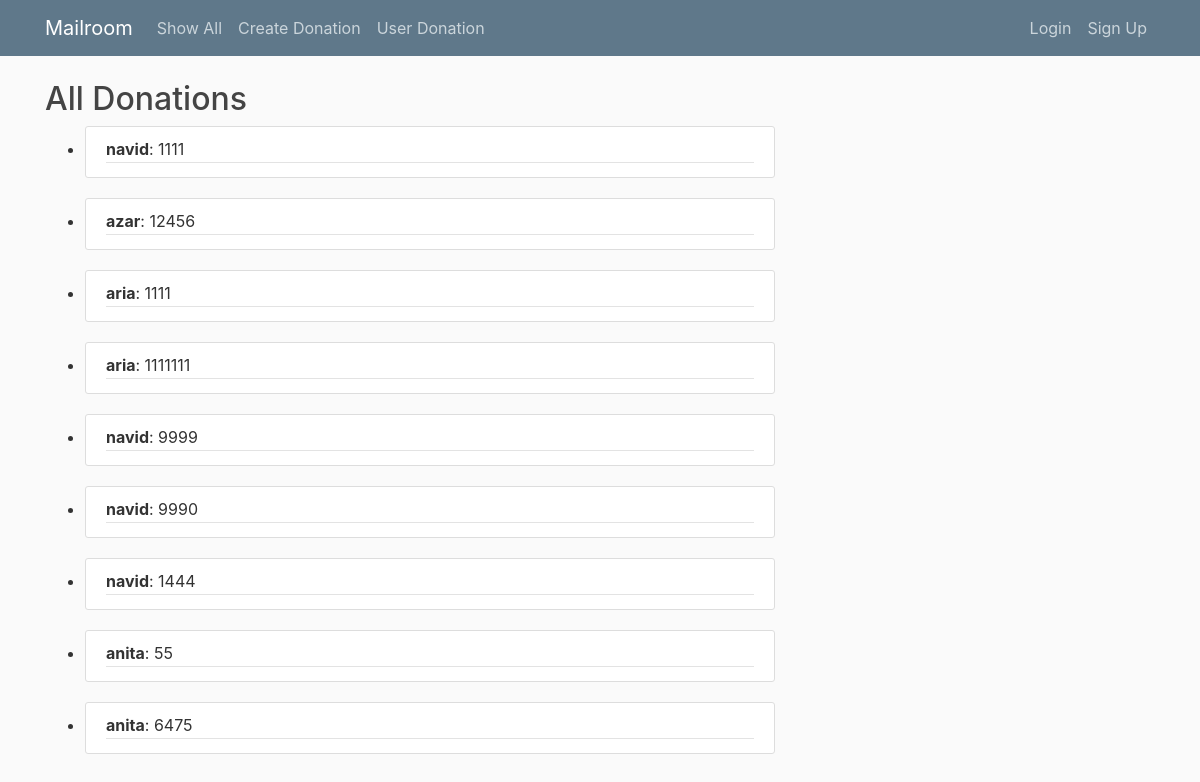
/donations, run on an earlier commit of the app's database.
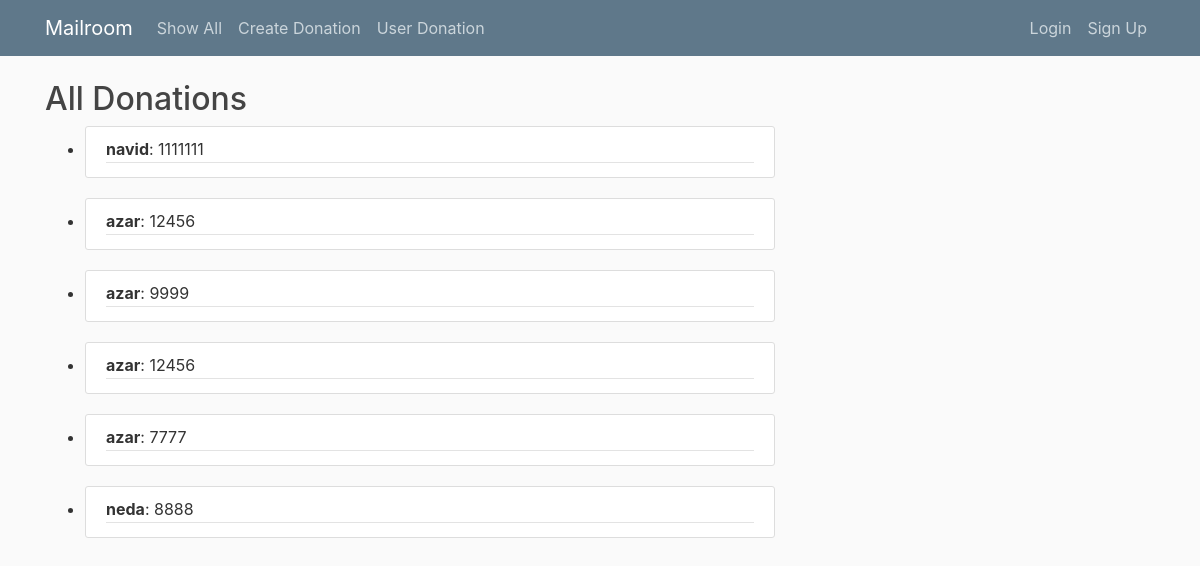
And on a later commit of the database.
### model.py (models this page shows)
class Donation(Model):
    value = IntegerField()
    donor = ForeignKeyField(Donor, backref='donations')
    class Meta:
        database = db

class Donor(Model, UserMixin):
    username = CharField(max_length=20, unique=True)
    name = CharField(max_length=20)
    password = CharField(max_length=20)
    class Meta:
        database = db

### main.py (the view)
@app.route('/donations')
def all_donation():
    message = request.args.get('user')
    if message:
        donor = Donor.select().where(Donor.name == message).get()
        donations = Donation.select().where(Donation.donor == donor)
        name = donor.name.title()
    else:
        donations = Donation.select()
        name = "All"
    return render_template('donations.jinja2', title='show all', name=name, donations=donations)

### templates/donations.jinja2
{% extends 'base.jinja2' %}
{% block subtitle %}{{ name }} Donations{% endblock subtitle %}
{% block content %}
<ul>
    {% for donation in donations %}
        <li>
            <article class="media content-section">
          <div class="media-body">
            <div class="article-metadata">
                <b>{{ donation.donor.name }}</b>: {{ donation.value }}
         </div>
          </div>
        </article>
        </li>
    {% endfor %}
</ul>
{% endblock content %}

### templates/base.jinja2 (shortened to what this page needs)
<!DOCTYPE html>
<html lang="en">
<head>
    <link rel="stylesheet" href="https://stackpath.bootstrapcdn.com/bootstrap/4.3.1/css/bootstrap.min.css">
    <link rel="stylesheet" type="text/css" href="{{ url_for('static', filename='main.css') }}">
</head>
<body>
<header class="site-header">
 <nav class="navbar navbar-expand-md navbar-dark bg-steel fixed-top">
 <div class="container">
  <a class="navbar-brand" href='#'>Mailroom</a>
  <div class="collapse navbar-collapse" id="navbarToggle">
    <div class="navbar-nav mr-auto">
        <a class="nav-item nav-link" href='{{url_for("all_donation")}}'>Show All</a>
        <a class="nav-item nav-link" href='{{url_for("create")}}'>Create Donation</a>
        <a class="nav-item nav-link" href='{{url_for("single_user")}}'>User Donation</a>
    </div>
        <div class="navbar-nav">
          {% if current_user.is_authenticated %}
            <a class="nav-item nav-link" href="{{ url_for('logout') }}">Logout</a>
            <a class="nav-item nav-link" href="#">Welcome {{ current_user.username }}!</a>
          {% else %}
             <a class="nav-item nav-link" href='{{url_for("login")}}'>Login</a>
             <a class="nav-item nav-link" href='{{url_for("register")}}'>Sign Up</a>
          {% endif %}
        </div>
  </div>
  </div>
</nav>
</header>
<main role="main" class="container">
      <div class="row">
        <div class="col-md-8">
        <h2> {% block subtitle %} {% endblock subtitle %}</h2>
          {% block content %}{% endblock %}
        </div>
      </div>
    </main>
</body>
</html>

### static/main.css (style rules this page uses)
body { background: #fafafa; color: #333333; margin-top: 5rem; }
h1, h2, h3, h4, h5, h6 { color: #444444; }
.bg-steel { background-color: #5f788a; }
.site-header .navbar-nav .nav-link { color: #cbd5db; }
.content-section { background: #ffffff; padding: 10px 20px; border: 1px solid #dddddd; border-radius: 3px; margin-bottom: 20px; }
.article-metadata { padding-bottom: 1px; margin-bottom: 4px; border-bottom: 1px solid #e3e3e3 }

What changed in the data, as far as the page shows it:
removed Donation: donor.name "navid", value "1444"
removed Donation: donor.name "anita", value "55"
removed Donation: donor.name "anita", value "6475"
changed Donation "navid": value "1111" → "1111111"
changed Donation (number 3 of 6 on the later page): donor.name "aria" → "azar"; value "1111" → "9999"
changed Donation (number 4 of 6 on the later page): donor.name "aria" → "azar"; value "1111111" → "12456"
changed Donation (number 5 of 6 on the later page): donor.name "navid" → "azar"; value "9999" → "7777"
changed Donation: donor.name "navid" → "neda"; value "9990" → "8888"
